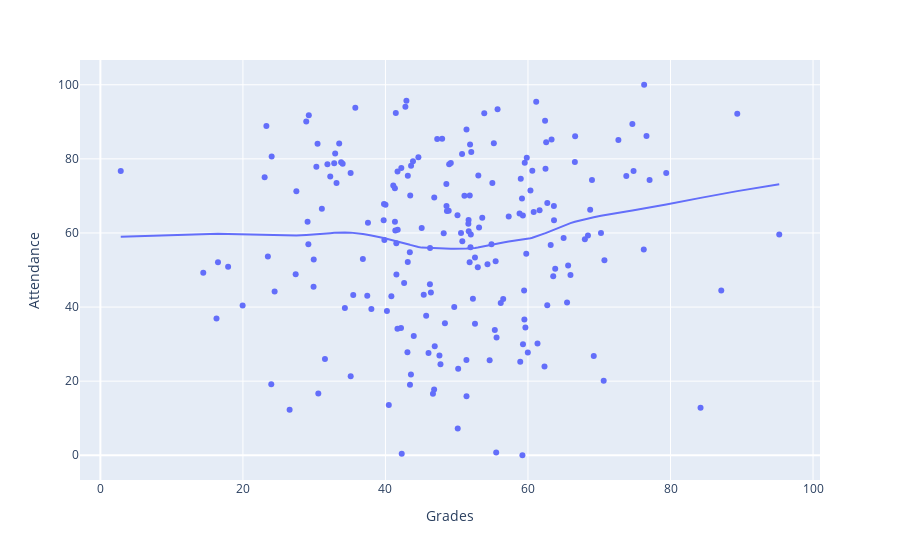

The code cell stored with this chart in its notebook:
### Code cell
# Create a scatter plot to see if there is a correlation between Attendance and Grades

fig = px.scatter(simulated_df, x="Grades", y="Attendance", trendline="lowess")
fig.show()

### Figure 1 — Plotly figure (JSON) as saved in the notebook; plotly's stock layout.template omitted (floating-point values rounded to 4 significant figures; data arrays with more than 128 entries replaced by an {"elided": "..."} marker saying what was removed)
{"data": [{"hovertemplate": "Grades=%{x}<br>Attendance=%{y}<extra></extra>", "legendgroup": "", "marker": {"color": "#636efa", "symbol": "circle"}, "mode": "markers", "name": "", "orientation": "v", "showlegend": false, "type": "scatter", "x": {"elided": "200 float values"}, "xaxis": "x", "y": {"elided": "200 float values"}, "yaxis": "y"}, {"hovertemplate": "<b>LOWESS trendline</b><br><br>Grades=%{x}<br>Attendance=%{y} <b>(trend)</b><extra></extra>", "legendgroup": "", "marker": {"color": "#636efa", "symbol": "circle"}, "mode": "lines", "name": "", "showlegend": false, "type": "scatter", "x": {"elided": "200 float values"}, "xaxis": "x", "y": {"elided": "200 float values"}, "yaxis": "y"}], "layout": {"legend": {"tracegroupgap": 0}, "margin": {"t": 60}, "xaxis": {"anchor": "y", "domain": [0, 1], "title": {"text": "Grades"}}, "yaxis": {"anchor": "x", "domain": [0, 1], "title": {"text": "Attendance"}}}}
